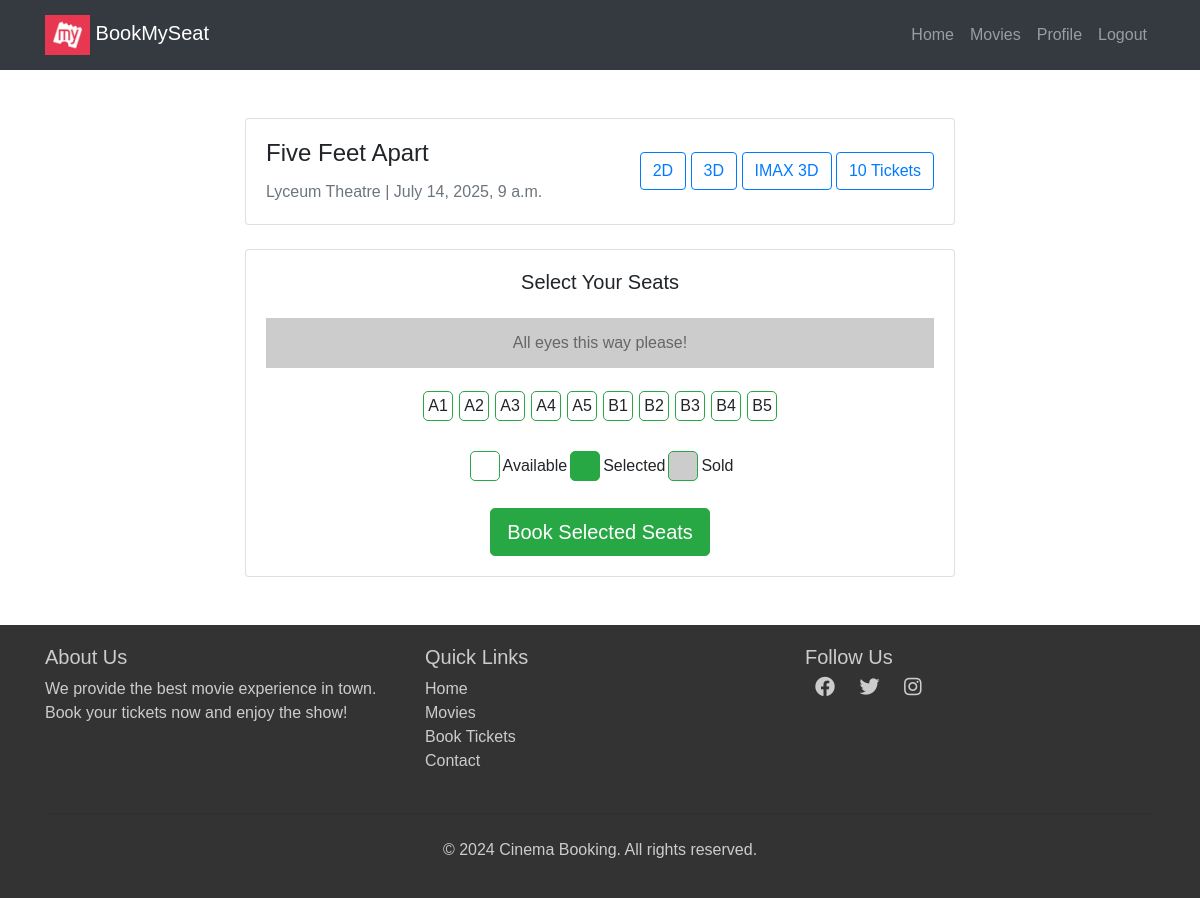
Screenshot of /theater/2/seats/book/ (signed in) with the database file from the repository.
### movies/models.py (models this page shows, shortened)
class Theater(models.Model):
    name = models.CharField(max_length=255)
    movie = models.ForeignKey(Movie,on_delete=models.CASCADE,related_name='theaters')
    time= models.DateTimeField()

class Movie(models.Model):
    name= models.CharField(max_length=255)
    image= models.ImageField(upload_to="movies/")
    rating = models.DecimalField(max_digits=3,decimal_places=1)
    cast= models.TextField()
    description= models.TextField(blank=True,null=True) # optional

class Seat(models.Model):
    theater = models.ForeignKey(Theater,on_delete=models.CASCADE,related_name='seats')
    seat_number = models.CharField(max_length=10)
    is_booked=models.BooleanField(default=False)

### movies/views.py (the view, shortened to what this page needs)
# urls.py: path('theater/<int:theater_id>/seats/book/',views.book_seats,name='book_seats'),
@login_required(login_url='/login/')
def book_seats(request,theater_id):
    theaters=get_object_or_404(Theater,id=theater_id)
    seats=Seat.objects.filter(theater=theaters)
    return render(request,'movies/seat_selection.html',{'theaters':theaters,"seats":seats})

### templates/movies/seat_selection.html (shortened to what this page needs)
{% extends "users/basic.html" %} {% block content %}
<div class="container mt-5">
  <div class="row">
    <div class="col-lg-8 mx-auto">
      <div class="card mb-4">
        <div class="card-body">
          <div
            class="d-flex justify-content-between align-items-center flex-wrap"
          >
            <div>
              <h4 class="card-title">{{ theaters.movie.name }}</h4>
              <p class="card-text text-muted">
                {{ theaters.name }} | {{ theaters.time }}
              </p>
            </div>
            <div class="mt-2 mt-sm-0">
              <button class="btn btn-outline-primary me-2 mb-2 mb-sm-0">
                2D
              </button>
              <button class="btn btn-outline-primary me-2 mb-2 mb-sm-0">
                3D
              </button>
              <button class="btn btn-outline-primary mb-2 mb-sm-0">
                IMAX 3D
              </button>
              <button class="btn btn-outline-primary mb-2 mb-sm-0">
                {{seats|length}} Tickets
              </button>
            </div>
          </div>
        </div>
      </div>
      <div class="card">
        <div class="card-body">
          <h5 class="card-title text-center mb-4">Select Your Seats</h5>
          <div class="screen">All eyes this way please!</div>
          <form method="POST">
            <div class="d-flex justify-content-center flex-wrap mb-4">
              {% for seat in seats %}
              <div class="seat {% if seat.is_booked %}sold{% endif %}">
                {% if not seat.is_booked %}
                <label
                  for="seat-{{ seat.id }}"
                  class="w-100 h-100 d-flex align-items-center justify-content-center"
                  >{{ seat.seat_number }}</label
                >
                {% else %} {{ seat.seat_number }} {% endif %}
              </div>
              {% endfor %}
            </div>
            <div class="d-flex justify-content-center mb-4">
              <div class="d-flex align-items-center me-4">
                <div class="seat" style="background-color: white"></div>
                <span class="ms-2">Available</span>
              </div>
              <div class="d-flex align-items-center me-4">
                <div class="seat selected"></div>
                <span class="ms-2">Selected</span>
              </div>
              <div class="d-flex align-items-center">
                <div class="seat sold"></div>
                <span class="ms-2">Sold</span>
              </div>
            </div>
            <div class="text-center">
              <button type="submit" class="btn btn-success btn-lg">
                Book Selected Seats
              </button>
            </div>
          </form>
        </div>
      </div>
    </div>
  </div>
</div>
{% endblock %}

### templates/users/basic.html (shortened to what this page needs)
<!DOCTYPE html>
<html lang="en">
  <head>
    <link
      href="https://cdn.jsdelivr.net/npm/bootstrap-icons/font/bootstrap-icons.css"
      rel="stylesheet"
    />
    <link
      rel="stylesheet"
      href="https://maxcdn.bootstrapcdn.com/bootstrap/4.0.0/css/bootstrap.min.css"
    />
    <link
      rel="stylesheet"
      href="https://cdnjs.cloudflare.com/ajax/libs/font-awesome/5.15.3/css/all.min.css"
    />
  </head>
  <body>
    <nav class="navbar navbar-expand-lg navbar-dark bg-dark">
      <div class="container">
        <a class="navbar-brand" href="/"
          ><img
            alt="logo"
            height="40"
            width="45"
          />
          BookMySeat</a
        >
        <div class="collapse navbar-collapse" id="navbarNav">
          <ul class="navbar-nav ml-auto">
            {% if user.is_authenticated %}
            <li class="nav-item">
              <a class="nav-link" href="/">Home</a>
            </li>
            <li class="nav-item">
              <a class="nav-link" href="/movies">Movies</a>
            </li>
            <li class="nav-item">
              <a class="nav-link" href="{% url 'profile' %}">Profile</a>
            </li>
            <li class="nav-item">
              <form method="Post" action="{% url 'logout' %}">
                <button
                  type="submit"
                  class="nav-link"
                  style="border: none; background: none"
                >
                  Logout
                </button>
              </form>
            </li>
            {% endif %}
          </ul>
        </div>
      </div>
    </nav>
    <div class="container">{% block content %} {% endblock %}</div>
    <footer class="footer mt-5">
      <div class="container">
        <div class="row">
          <div class="col-md-4 mb-4 mb-md-0">
            <h5>About Us</h5>
            <p>
              We provide the best movie experience in town. Book your tickets
              now and enjoy the show!
            </p>
          </div>
          <div class="col-md-4 mb-4 mb-md-0">
            <h5>Quick Links</h5>
            <ul class="list-unstyled">
              <li><a href="#">Home</a></li>
              <li><a href="#">Movies</a></li>
              <li><a href="#">Book Tickets</a></li>
              <li><a href="#">Contact</a></li>
            </ul>
          </div>
          <div class="col-md-4">
            <h5>Follow Us</h5>
            <div class="social-icons">
              <a href="#"><i class="fab fa-facebook"></i></a>
              <a href="#"><i class="fab fa-twitter"></i></a>
              <a href="#"><i class="fab fa-instagram"></i></a>
            </div>
          </div>
        </div>
        <hr class="mt-4 mb-4" />
        <div class="text-center">
          <p>&copy; 2024 Cinema Booking. All rights reserved.</p>
        </div>
      </div>
    </footer>
  </body>
</html>

### templates/users/basic.html (style rules this page uses)
body { font-family: Arial, sans-serif; }
.navbar { background-color: #fff; padding: 10px 20px; }
.navbar-brand img { height: 40px; }
.navbar-nav .nav-link { color: #000; }
.footer { background-color: #343a40; color: #f8f9fa; padding: 20px 0; }
.footer a { color: #f8f9fa; text-decoration: none; }
.footer .social-icons i { font-size: 24px; margin: 0 10px; transition: color 0.3s; }

### templates/movies/seat_selection.html (style rules this page uses)
body { font-family: Arial, sans-serif; }
.seat { width: 30px; height: 30px; border: 1px solid #28a745; margin: 3px; text-align: center; line-height: 30px; cursor: pointer; border-radius: 5px; transition: background-color 0.3s, color 0.3s; }
.seat.selected { background-color: #28a745; color: white; }
.seat.sold { background-color: #ccc; cursor: not-allowed; }
.screen { margin: 20px 0; background-color: #ccc; height: 50px; text-align: center; line-height: 50px; color: #666; }
.footer { background-color: #333; color: #ccc; padding: 20px 0; }
.footer a { color: #ccc; text-decoration: none; }
.footer .social-icons i { font-size: 20px; margin: 0 10px; }

### rows the page displays
Theater: movie.name "Five Feet Apart", name "Lyceum Theatre", time "July 14, 2025, 9 a.m."
Seat: seat_number "A1"
Seat: seat_number "A2"
Seat: seat_number "A3"
Seat: seat_number "A4"
Seat: seat_number "A5"
Seat: seat_number "B1"
Seat: seat_number "B2"
Seat: seat_number "B3"
Seat: seat_number "B4"
Seat: seat_number "B5"

### other values shown
{{ seats|length }} "10"
